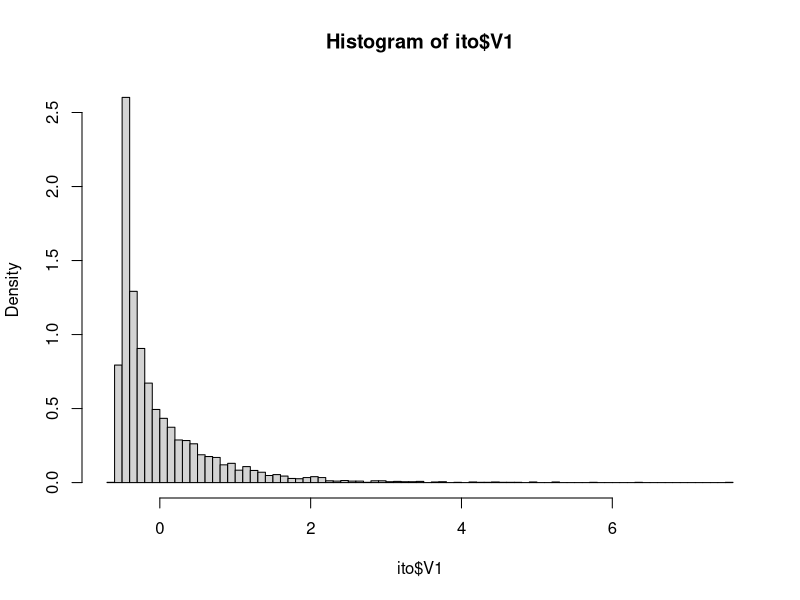
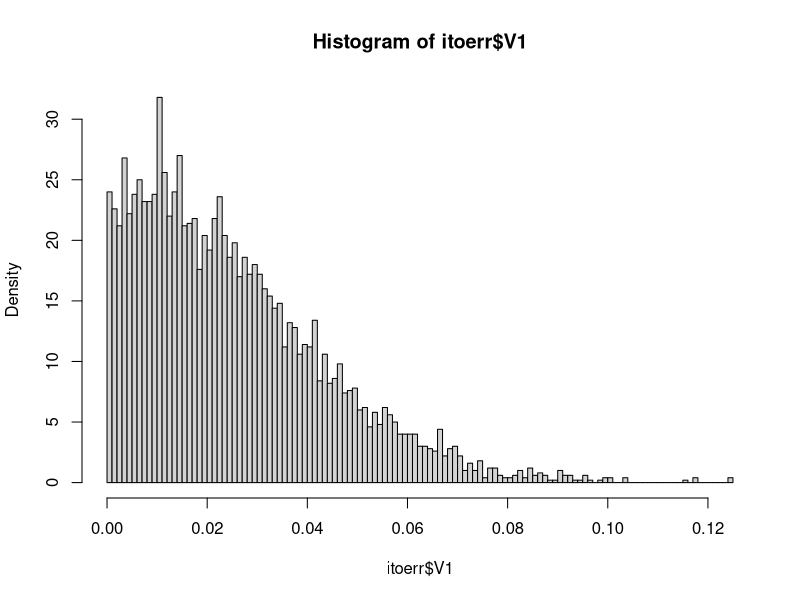

Write R code to recreate these figures, in order.
ito<-read.csv('ito.csv',header=FALSE,sep=',')
itoerr<-read.csv('itoerr.csv',header=FALSE,sep=',')
summary(ito)
sd(ito$V1)
summary(itoerr)
sd(itoerr$V1)
hist(ito$V1,probability=TRUE,breaks=100)
hist(itoerr$V1,probability=TRUE,breaks=100)


# Does the distribution need to be normal for this CI?
#x<-seq(-3,3,by=0.05)
#points(x,dnorm(x,mean=0,sd=1),type='l',col=4)

# confidence interval for mean  
n=length(ito$V1)
xbar=mean(ito$V1)
s=sd(ito$V1)
error <- qnorm(0.975)*s/sqrt(n)
left<-xbar-error
right<-xbar+error
#p-value calculation
z <- (xbar)/(s/sqrt(n))
2*pnorm(-abs(z))